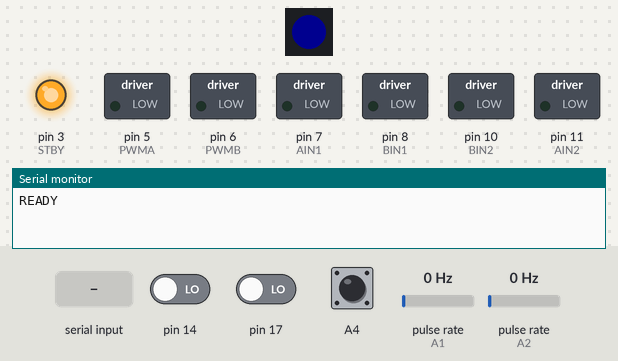
The sketch below on a simulated Arduino Uno, built with avr-gcc and run on an emulated ATmega328P. Shown: 1 RGB LEDs in strip order, left to right, switched loads named in the sketch (green lamp = pin HIGH), output pins drawn as LEDs (lit = HIGH), the last lines printed to the serial monitor. Wiring (inferred from the names in the program): 2 × pulse sensor: data A1 / data A2; MPU-6050 motion sensor at I2C address 0x68. The inputs (shaded band) are chosen by the test bench; at power-on: pin 14 LOW, pin 17 LOW, A4 HIGH, pulse rate (sensors on A1, A2) 0 Hz. Dim RGB values are drawn brighter than linear.

Above: at 1.2 s.
1.3 s: "AUTHENTICATED\n" received over Serial
At 2.2 s:
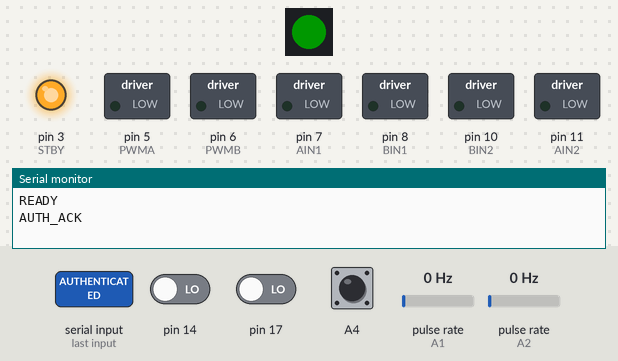
2.8 s: "AUTH_FAILED\n" received over Serial
At 3.4 s:
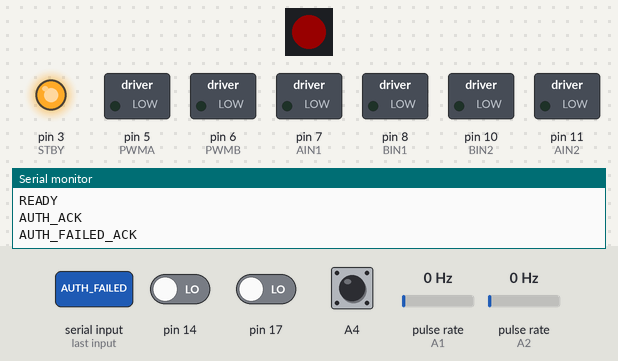
Timing chart, 0 to 9.3 s (numbered marks = the images above; inputs shaded):
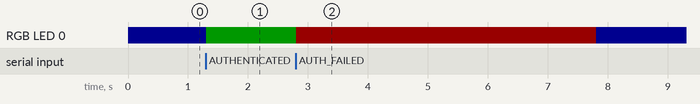

The sketch:

arduino_robot.ino
```cpp
#include <Wire.h>
#include <Adafruit_NeoPixel.h>

const int MPU_addr = 0x68;

// MOTOR PINS

#define PWMA 5
#define PWMB 6

#define AIN1 7
#define AIN2 11

#define BIN1 8
#define BIN2 10

#define STBY 3

#define ULTRASONIC_TRIG 13
#define ULTRASONIC_ECHO 12

#define LEFT_ENCODER  A1
#define RIGHT_ENCODER A2

#define RGB_PIN 4
#define RGB_COUNT 1

// MOTOR SPEED SETTINGS

// Normal forward speed
#define FORWARD_PWM 140

// Reverse speed
#define REVERSE_PWM 140

// Extra power for turning on rough surfaces
#define ROTATION_PWM 250

// MOTOR CONTROL

float WHEEL_BASE = 0.125;          // metres
float MAX_LINEAR_SPEED = 0.20;     // m/s

// ENCODERS
volatile long leftTicks = 0;
volatile long rightTicks = 0;

volatile int leftEncoderDirection = 0;
volatile int rightEncoderDirection = 0;

// Previous PORT C state
volatile byte lastPortC;

// Encoder stream rate
unsigned long lastEncoderTime = 0;

const unsigned long ENCODER_INTERVAL = 50;

// ULTRASONIC SENSOR
unsigned long lastUltrasonicTrigger = 0;
const unsigned long ULTRASONIC_INTERVAL = 100;
enum UltrasonicState
{
    ULTRA_IDLE,
    ULTRA_WAIT_RISE,
    ULTRA_WAIT_FALL
};
UltrasonicState ultrasonicState = ULTRA_IDLE;
unsigned long ultrasonicEchoStart = 0;
float ultrasonicDistance = -1.0;
const unsigned long ULTRASONIC_TIMEOUT = 25000;

// IMU
int16_t ax, ay, az;
int16_t gx, gy, gz;

unsigned long lastImuTime = 0;

const unsigned long IMU_INTERVAL = 20;

// SERIAL
String inputBuffer = "";

bool rosConnected = false;

// RGB LED
Adafruit_NeoPixel rgb(
    RGB_COUNT,
    RGB_PIN,
    NEO_GRB + NEO_KHZ800
);

// Authentication LED state
unsigned long ledStateStartedAt = 0;
const unsigned long AUTH_LED_DURATION = 5000;
bool temporaryLedState = false;

// I2C BUS RECOVERY
void i2cBusRecovery()
{
    pinMode(A5, INPUT);
    pinMode(A4, INPUT);

    if (digitalRead(A4) == LOW)
    {
        pinMode(A5, OUTPUT);

        for (int i = 0; i < 9; i++)
        {
            digitalWrite(A5, HIGH);
            delayMicroseconds(5);

            digitalWrite(A5, LOW);
            delayMicroseconds(5);
        }

        pinMode(A5, INPUT);
    }
}

// SETUP
void setup()
{
    Serial.begin(115200);

    // I2C
    i2cBusRecovery();

    Wire.begin();

    Wire.setWireTimeout(
        3000,
        true
    );

    // MPU6050
    Wire.beginTransmission(MPU_addr);

    Wire.write(0x6B);
    Wire.write(0x00);

    Wire.endTransmission(true);

    // Motor pins
    pinMode(PWMA, OUTPUT);
    pinMode(PWMB, OUTPUT);

    pinMode(AIN1, OUTPUT);
    pinMode(AIN2, OUTPUT);

    pinMode(BIN1, OUTPUT);
    pinMode(BIN2, OUTPUT);

    pinMode(STBY, OUTPUT);

    digitalWrite(STBY, HIGH);

    stopRobot();

    // Encoders
    pinMode(
        LEFT_ENCODER,
        INPUT_PULLUP
    );

    pinMode(
        RIGHT_ENCODER,
        INPUT_PULLUP
    );

    lastPortC = PINC;

    PCICR |= (1 << PCIE1);

    // A1 = PC1
    PCMSK1 |= (1 << PCINT9);

    // A2 = PC2
    PCMSK1 |= (1 << PCINT10);

    leftTicks = 0;
    rightTicks = 0;

    // Ultrasonic
    pinMode(
        ULTRASONIC_TRIG,
        OUTPUT
    );

    pinMode(
        ULTRASONIC_ECHO,
        INPUT
    );

    digitalWrite(
        ULTRASONIC_TRIG,
        LOW
    );

    ultrasonicState = ULTRA_IDLE;
    ultrasonicDistance = -1.0;

    // RGB LED
    rgb.begin();

    rgb.setBrightness(50);

    rgb.clear();

    rgb.show();

    setWaitingLED();

    rosConnected = false;

    Serial.println("READY");
}

// MAIN LOOP
void loop()
{
    // Read commands from Raspberry Pi
    while (Serial.available() > 0)
    {
        char c = (char)Serial.read();

        if (
            c == '\n' ||
            c == '\r'
        )
        {
            inputBuffer.trim();
            if (inputBuffer.length() > 0)
            {
                processCommand(inputBuffer);
            }

            inputBuffer = "";
        }
        else
        {
            inputBuffer += c;
        }
    }

    // IMU
    if (
        rosConnected &&
        millis() - lastImuTime >= IMU_INTERVAL
    )
    {
        lastImuTime = millis();

        sendIMU();
    }

    // Encoders
    if (
        rosConnected &&
        millis() - lastEncoderTime >= ENCODER_INTERVAL
    )
    {
        lastEncoderTime = millis();

        sendEncoders();
    }

    // Ultrasonic
    if (rosConnected)
    {
        updateUltrasonic();
    }

    // Temporary authentication LED
    if (
        temporaryLedState &&
        millis() - ledStateStartedAt >=
        AUTH_LED_DURATION
    )
    {
        setWaitingLED();

        temporaryLedState = false;
    }
}

// COMMAND PROCESSOR
void processCommand(String cmd)
{
    // START
    if (cmd == "START")
    {
        resetMPU();

        rosConnected = true;

        leftEncoderDirection = 0;
        rightEncoderDirection = 0;

        ultrasonicState = ULTRA_IDLE;

        ultrasonicDistance = -1.0;

        lastUltrasonicTrigger = millis();

        Serial.println(
            "MPU_RESET_COMPLETE"
        );

        return;
    }

    // VELOCITY COMMAND
    if (cmd.startsWith("V"))
    {
        int comma1 =
            cmd.indexOf(',');

        int comma2 =
            cmd.indexOf(
                ',',
                comma1 + 1
            );

        if (
            comma1 == -1 ||
            comma2 == -1
        )
        {
            return;
        }

        float linear =
            cmd.substring(
                comma1 + 1,
                comma2
            ).toFloat();

        float angular =
            cmd.substring(
                comma2 + 1
            ).toFloat();

        driveRobot(
            linear,
            angular
        );

        return;
    }

    // STOP
    if (cmd == "STOP")
    {
        stopRobot();

        return;
    }

    // DELIVERY ARRIVED
    if (cmd == "DELIVERY_ARRIVED")
    {
        setWaitingLED();

        temporaryLedState = false;

        Serial.println("ARRIVED_ACK");

        return;
    }

    // AUTHENTICATED
    if (cmd == "AUTHENTICATED")
    {
        setAuthenticatedLED();

        ledStateStartedAt = millis();

        temporaryLedState = true;

        Serial.println("AUTH_ACK");

        return;
    }

    // AUTHENTICATION FAILED
    if (cmd == "AUTH_FAILED")
    {
        setFailedLED();

        ledStateStartedAt = millis();

        temporaryLedState = true;

        Serial.println("AUTH_FAILED_ACK");

        return;
    }
}

// MPU RESET
void resetMPU()
{
    Wire.beginTransmission(MPU_addr);

    Wire.write(0x6B);
    Wire.write(0x80);

    Wire.endTransmission(true);

    delay(100);

    // Reset signal paths
    Wire.beginTransmission(MPU_addr);

    Wire.write(0x68);
    Wire.write(0x07);

    Wire.endTransmission(true);

    delay(100);

    // Wake MPU
    Wire.beginTransmission(MPU_addr);

    Wire.write(0x6B);
    Wire.write(0x00);

    Wire.endTransmission(true);
}

// IMU STREAM
void sendIMU()
{
    Wire.beginTransmission(MPU_addr);

    Wire.write(0x3B);

    if (
        Wire.endTransmission(false) != 0
    )
    {
        return;
    }

    Wire.requestFrom(
        MPU_addr,
        14,
        true
    );

    if (Wire.available() >= 14)
    {
        ax =
            Wire.read() << 8 |
            Wire.read();

        ay =
            Wire.read() << 8 |
            Wire.read();

        az =
            Wire.read() << 8 |
            Wire.read();


        // Skip temperature
        Wire.read();
        Wire.read();

        gx =
            Wire.read() << 8 |
            Wire.read();

        gy =
            Wire.read() << 8 |
            Wire.read();

        gz =
            Wire.read() << 8 |
            Wire.read();

        Serial.print("$IMU,");

        Serial.print(ax);
        Serial.print(",");

        Serial.print(ay);
        Serial.print(",");

        Serial.print(az);
        Serial.print(",");

        Serial.print(gx);
        Serial.print(",");

        Serial.print(gy);
        Serial.print(",");

        Serial.print(gz);

        Serial.println("*");
    }
}

// DIFFERENTIAL DRIV
void driveRobot(
    float linear,
    float angular
)
{
    angular *= 1.50;

    // Calculate wheel speeds
    float leftSpeed =
        linear +
        (
            angular *
            WHEEL_BASE /
            2.0
        );

    float rightSpeed =
        linear -
        (
            angular *
            WHEEL_BASE /
            2.0
        );

    // Remember wheel directions for encoders
    if (leftSpeed > 0.001)
    {
        leftEncoderDirection = 1;
    }
    else if (leftSpeed < -0.001)
    {
        leftEncoderDirection = -1;
    }
    else
    {
        leftEncoderDirection = 0;
    }

    if (rightSpeed > 0.001)
    {
        rightEncoderDirection = 1;
    }
    else if (rightSpeed < -0.001)
    {
        rightEncoderDirection = -1;
    }
    else
    {
        rightEncoderDirection = 0;
    }

    // Decide which PWM setting to use
    int pwmLimit;

    // Pure rotation
    if (
        abs(linear) < 0.01 &&
        abs(angular) > 0.01
    )
    {
        pwmLimit = ROTATION_PWM;
    }

    // Forward
    else if (linear > 0.01)
    {
        pwmLimit = FORWARD_PWM;
    }

    // Reverse
    else if (linear < -0.01)
    {
        pwmLimit = REVERSE_PWM;
    }

    // No movement
    else
    {
        pwmLimit = 0;
    }

    // Convert wheel speed to PWM
    int leftPWM = 0;
    int rightPWM = 0;

    if (pwmLimit > 0)
    {
        leftPWM =
            abs(
                leftSpeed /
                MAX_LINEAR_SPEED *
                pwmLimit
            );

        rightPWM =
            abs(
                rightSpeed /
                MAX_LINEAR_SPEED *
                pwmLimit
            );

        leftPWM =
            constrain(
                leftPWM,
                0,
                pwmLimit
            );

        rightPWM =
            constrain(
                rightPWM,
                0,
                pwmLimit
            );
    }

    // Motor directions

    // Left motor
    if (leftSpeed > 0)
    {
        digitalWrite(
            AIN1,
            HIGH
        );

        digitalWrite(
            AIN2,
            LOW
        );
    }
    else if (leftSpeed < 0)
    {
        digitalWrite(
            AIN1,
            LOW
        );

        digitalWrite(
            AIN2,
            HIGH
        );
    }
    else
    {
        digitalWrite(
            AIN1,
            LOW
        );

        digitalWrite(
            AIN2,
            LOW
        );
    }

    // Right motor
    if (rightSpeed > 0)
    {
        digitalWrite(
            BIN1,
            HIGH
        );

        digitalWrite(
            BIN2,
            LOW
        );
    }
    else if (rightSpeed < 0)
    {
        digitalWrite(
            BIN1,
            LOW
        );

        digitalWrite(
            BIN2,
            HIGH
        );
    }
    else
    {
        digitalWrite(
            BIN1,
            LOW
        );

        digitalWrite(
            BIN2,
            LOW
        );
    }

    // Minimum PWM
    const int MIN_PWM = 80;

    if (
        leftPWM > 0 &&
        leftPWM < MIN_PWM
    )
    {
        leftPWM = MIN_PWM;
    }

    if (
        rightPWM > 0 &&
        rightPWM < MIN_PWM
    )
    {
        rightPWM = MIN_PWM;
    }

    // Apply PWM
    analogWrite(
        PWMA,
        leftPWM
    );

    analogWrite(
        PWMB,
        rightPWM
    );
}

// STOP ROBOT
void stopRobot()
{
    analogWrite(
        PWMA,
        0
    );

    analogWrite(
        PWMB,
        0
    );

    digitalWrite(
        AIN1,
        LOW
    );

    digitalWrite(
        AIN2,
        LOW
    );

    digitalWrite(
        BIN1,
        LOW
    );

    digitalWrite(
        BIN2,
        LOW
    );

    leftEncoderDirection = 0;
    rightEncoderDirection = 0;
}

// ENCODER INTERRUPT
ISR(PCINT1_vect)
{
    byte currentPortC = PINC;

    // Left encoder
    if (
        (lastPortC & _BV(PC1)) &&
        !(currentPortC & _BV(PC1))
    )
    {
        leftTicks += leftEncoderDirection;
    }

    // Right encoder
    if (
        (lastPortC & _BV(PC2)) &&
        !(currentPortC & _BV(PC2))
    )
    {
        rightTicks += rightEncoderDirection;
    }

    lastPortC = currentPortC;
}

// ENCODER STREAM
void sendEncoders()
{
    long L;
    long R;

    noInterrupts();

    L = leftTicks;
    R = rightTicks;

    interrupts();

    Serial.print("$ENC,");
    Serial.print(L);
    Serial.print(",");
    Serial.print(R);
    Serial.println("*");
}

// ULTRASONIC
void updateUltrasonic()
{
    unsigned long now = micros();

    // Start a new measurement
    if (ultrasonicState == ULTRA_IDLE)
    {
        if (
            millis() -
            lastUltrasonicTrigger >=
            ULTRASONIC_INTERVAL
        )
        {
            lastUltrasonicTrigger = millis();
            digitalWrite(
                ULTRASONIC_TRIG,
                LOW
            );
            delayMicroseconds(2);

            digitalWrite(
                ULTRASONIC_TRIG,
                HIGH
            );

            delayMicroseconds(10);
            digitalWrite(
                ULTRASONIC_TRIG,
                LOW
            );

            ultrasonicState =
                ULTRA_WAIT_RISE;
            ultrasonicEchoStart = now;
        }
        return;
    }

    // Wait for echo HIGH
    if (
        ultrasonicState ==
        ULTRA_WAIT_RISE
    )
    {
        if (
            digitalRead(
                ULTRASONIC_ECHO
            ) == HIGH
        )
        {
            ultrasonicEchoStart =
                micros();

            ultrasonicState =
                ULTRA_WAIT_FALL;

            return;
        }

        if (
            micros() -
            ultrasonicEchoStart >
            ULTRASONIC_TIMEOUT
        )
        {
            ultrasonicDistance = -1.0;

            ultrasonicState =
                ULTRA_IDLE;

            sendUltrasonic();

            return;
        }
        return;
    }

    // Wait for echo LOW
    if (
        ultrasonicState ==
        ULTRA_WAIT_FALL
    )
    {
        if (
            digitalRead(
                ULTRASONIC_ECHO
            ) == LOW
        )
        {
            unsigned long duration =
                micros() -
                ultrasonicEchoStart;

            ultrasonicDistance =
                duration *
                0.0343 /
                2.0;

            ultrasonicState =
                ULTRA_IDLE;
            sendUltrasonic();
            return;
        }

        if (
            micros() -
            ultrasonicEchoStart >
            ULTRASONIC_TIMEOUT
        )
        {
            ultrasonicDistance = -1.0;

            ultrasonicState =
                ULTRA_IDLE;

            sendUltrasonic();
            return;
        }
    }
}

// ULTRASONIC OUTPUT
void sendUltrasonic()
{
    Serial.print("$ULTRA,");
    if (
        ultrasonicDistance < 0
    )
    {
        Serial.print("-1");
    }
    else
    {
        Serial.print(
            ultrasonicDistance,
            1
        );
    }

    Serial.println("*");
}

// RGB LED
void setRobotRGB(
    uint8_t r,
    uint8_t g,
    uint8_t b
)
{
    rgb.setPixelColor(
        0,
        rgb.Color(r, g, b)
    );

    rgb.show();
}

void setWaitingLED()
{
    setRobotRGB(
        0,
        0,
        80
    );
}

void setAuthenticatedLED()
{
    setRobotRGB(
        0,
        120,
        0
    );
}

void setFailedLED()
{
    setRobotRGB(
        120,
        0,
        0
    );
}

void setLEDOff()
{
    setRobotRGB(
        0,
        0,
        0
    );
}
```

Measured:
- after the input at 1.3 s, RGB LED 0: RGB(0, 0, 15) → RGB(0, 23, 0) at once
